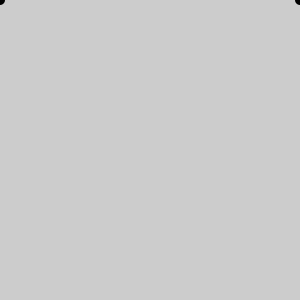
Frame 1 (no input)
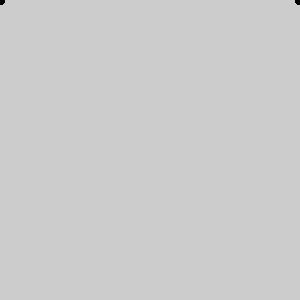
Frame 60 (the mouse pressed at the canvas centre just before this capture)
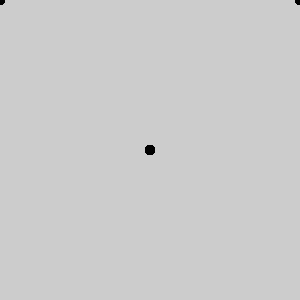
Frame 120 (the mouse held since frame 60 and released just before this capture)

The Processing sketch that drew these frames (run headless with seeded random() and noise(); from frame 60 on, the mouse is pressed at the canvas centre):

// Processing sketch: processing_80753
// ── processing_80753.pde

float r=0;
float g=0;
float b=0;
void setup()
{
  size(300,300);
  frameRate(20);
  noStroke();
}
void draw()
{
fill(r,g,b);
ellipse(mouseX,mouseY,10,10);
ellipse(300-mouseX,mouseY,10,10);
if(keyPressed==true){
  keyr();
  keyg();
  keyb();
  reset();
}
}
void keyr()
{
  if (key=='r'){
    r=r+5;
  }
}
void keyg()
{
  if (key=='g'){
    g=g+5;
  }
}
void keyb()
{
  if (key=='b'){
    b=b+5;
  }
}
void reset()
{
  if (key==' '){
   b=0;
   g=0;
   r=0; 
  }
}
